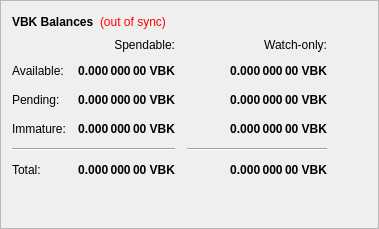
        <widget class="QFrame" name="frame">
         <property name="frameShape">
          <enum>QFrame::StyledPanel</enum>
         </property>
         <property name="frameShadow">
          <enum>QFrame::Raised</enum>
         </property>
         <layout class="QVBoxLayout" name="verticalLayout_4">
          <item>
           <layout class="QHBoxLayout" name="horizontalLayout_4">
            <item>
             <widget class="QLabel" name="label_5">
              <property name="font">
               <font>
                <weight>75</weight>
                <bold>true</bold>
               </font>
              </property>
              <property name="text">
               <string>VBK Balances</string>
              </property>
             </widget>
            </item>
            <item>
             <widget class="QLabel" name="labelWalletStatus">
              <property name="cursor">
               <cursorShape>WhatsThisCursor</cursorShape>
              </property>
              <property name="toolTip">
               <string>The displayed information may be out of date. Your wallet automatically synchronizes with the VBK network after a connection is established, but this process has not completed yet.</string>
              </property>
              <property name="styleSheet">
               <string notr="true">QLabel { color: red; }</string>
              </property>
              <property name="text">
               <string notr="true">(out of sync)</string>
              </property>
              <property name="alignment">
               <set>Qt::AlignLeading|Qt::AlignLeft|Qt::AlignVCenter</set>
              </property>
             </widget>
            </item>
            <item>
             <spacer name="horizontalSpacer_3">
              <property name="orientation">
               <enum>Qt::Horizontal</enum>
              </property>
              <property name="sizeHint" stdset="0">
               <size>
                <width>40</width>
                <height>20</height>
               </size>
              </property>
             </spacer>
            </item>
           </layout>
          </item>
          <item>
           <layout class="QGridLayout" name="gridLayout">
            <property name="spacing">
             <number>12</number>
            </property>
            <item row="2" column="2">
             <widget class="QLabel" name="labelWatchPending">
              <property name="font">
               <font>
                <weight>75</weight>
                <bold>true</bold>
               </font>
              </property>
              <property name="cursor">
               <cursorShape>IBeamCursor</cursorShape>
              </property>
              <property name="toolTip">
               <string>Unconfirmed transactions to watch-only addresses</string>
              </property>
              <property name="text">
               <string notr="true">0.000 000 00 VBK</string>
              </property>
              <property name="alignment">
               <set>Qt::AlignRight|Qt::AlignTrailing|Qt::AlignVCenter</set>
              </property>
              <property name="textInteractionFlags">
               <set>Qt::LinksAccessibleByMouse|Qt::TextSelectableByKeyboard|Qt::TextSelectableByMouse</set>
              </property>
             </widget>
            </item>
            <item row="2" column="1">
             <widget class="QLabel" name="labelUnconfirmed">
              <property name="font">
               <font>
                <weight>75</weight>
                <bold>true</bold>
               </font>
              </property>
              <property name="cursor">
               <cursorShape>IBeamCursor</cursorShape>
              </property>
              <property name="toolTip">
               <string>Total of transactions that have yet to be confirmed, and do not yet count toward the spendable balance</string>
              </property>
              <property name="text">
               <string notr="true">0.000 000 00 VBK</string>
              </property>
              <property name="alignment">
               <set>Qt::AlignRight|Qt::AlignTrailing|Qt::AlignVCenter</set>
              </property>
              <property name="textInteractionFlags">
               <set>Qt::LinksAccessibleByMouse|Qt::TextSelectableByKeyboard|Qt::TextSelectableByMouse</set>
              </property>
             </widget>
            </item>
            <item row="3" column="2">
             <widget class="QLabel" name="labelWatchImmature">
              <property name="font">
               <font>
                <weight>75</weight>
                <bold>true</bold>
               </font>
              </property>
              <property name="cursor">
               <cursorShape>IBeamCursor</cursorShape>
              </property>
              <property name="toolTip">
               <string>Staked or masternode rewards in watch-only addresses that has not yet matured</string>
              </property>
              <property name="text">
               <string notr="true">0.000 000 00 VBK</string>
              </property>
              <property name="alignment">
               <set>Qt::AlignRight|Qt::AlignTrailing|Qt::AlignVCenter</set>
              </property>
              <property name="textInteractionFlags">
               <set>Qt::LinksAccessibleByMouse|Qt::TextSelectableByKeyboard|Qt::TextSelectableByMouse</set>
              </property>
             </widget>
            </item>
            <item row="4" column="0" colspan="2">
             <widget class="Line" name="lineSpendableBalance">
              <property name="orientation">
               <enum>Qt::Horizontal</enum>
              </property>
             </widget>
            </item>
            <item row="4" column="2">
             <widget class="Line" name="lineWatchBalance">
              <property name="sizePolicy">
               <sizepolicy hsizetype="Preferred" vsizetype="Fixed">
                <horstretch>0</horstretch>
                <verstretch>0</verstretch>
               </sizepolicy>
              </property>
              <property name="minimumSize">
               <size>
                <width>140</width>
                <height>0</height>
               </size>
              </property>
              <property name="orientation">
               <enum>Qt::Horizontal</enum>
              </property>
             </widget>
            </item>
            <item row="5" column="0">
             <widget class="QLabel" name="labelTotalText">
              <property name="text">
               <string>Total:</string>
              </property>
             </widget>
            </item>
            <item row="3" column="1">
             <widget class="QLabel" name="labelImmature">
              <property name="font">
               <font>
                <weight>75</weight>
                <bold>true</bold>
               </font>
              </property>
              <property name="cursor">
               <cursorShape>IBeamCursor</cursorShape>
              </property>
              <property name="toolTip">
               <string>Staked or masternode rewards that has not yet matured</string>
              </property>
              <property name="text">
               <string notr="true">0.000 000 00 VBK</string>
              </property>
              <property name="alignment">
               <set>Qt::AlignRight|Qt::AlignTrailing|Qt::AlignVCenter</set>
              </property>
              <property name="textInteractionFlags">
               <set>Qt::LinksAccessibleByMouse|Qt::TextSelectableByKeyboard|Qt::TextSelectableByMouse</set>
              </property>
             </widget>
            </item>
            <item row="2" column="3">
             <spacer name="horizontalSpacer_2">
              <property name="orientation">
               <enum>Qt::Horizontal</enum>
              </property>
              <property name="sizeHint" stdset="0">
               <size>
                <width>40</width>
                <height>20</height>
               </size>
              </property>
             </spacer>
            </item>
            <item row="3" column="0">
             <widget class="QLabel" name="labelImmatureText">
              <property name="text">
               <string>Immature:</string>
              </property>
             </widget>
            </item>
            <item row="5" column="1">
             <widget class="QLabel" name="labelTotal">
              <property name="font">
               <font>
                <weight>75</weight>
                <bold>true</bold>
               </font>
              </property>
              <property name="cursor">
               <cursorShape>IBeamCursor</cursorShape>
              </property>
              <property name="toolTip">
               <string>Your current total balance</string>
              </property>
              <property name="text">
               <string notr="true">0.000 000 00 VBK</string>
              </property>
              <property name="alignment">
               <set>Qt::AlignRight|Qt::AlignTrailing|Qt::AlignVCenter</set>
              </property>
              <property name="textInteractionFlags">
               <set>Qt::LinksAccessibleByMouse|Qt::TextSelectableByKeyboard|Qt::TextSelectableByMouse</set>
              </property>
             </widget>
            </item>
            <item row="5" column="2">
             <widget class="QLabel" name="labelWatchTotal">
              <property name="font">
               <font>
                <weight>75</weight>
                <bold>true</bold>
               </font>
              </property>
              <property name="cursor">
               <cursorShape>IBeamCursor</cursorShape>
              </property>
              <property name="toolTip">
               <string>Current total balance in watch-only addresses</string>
              </property>
              <property name="text">
               <string notr="true">0.000 000 00 VBK</string>
              </property>
              <property name="alignment">
               <set>Qt::AlignRight|Qt::AlignTrailing|Qt::AlignVCenter</set>
              </property>
              <property name="textInteractionFlags">
               <set>Qt::LinksAccessibleByMouse|Qt::TextSelectableByKeyboard|Qt::TextSelectableByMouse</set>
              </property>
             </widget>
            </item>
            <item row="0" column="2">
             <widget class="QLabel" name="labelWatchonly">
              <property name="text">
               <string>Watch-only:</string>
              </property>
              <property name="alignment">
               <set>Qt::AlignRight|Qt::AlignTrailing|Qt::AlignVCenter</set>
              </property>
             </widget>
            </item>
            <item row="1" column="0">
             <widget class="QLabel" name="labelBalanceText">
              <property name="text">
               <string>Available:</string>
              </property>
             </widget>
            </item>
            <item row="1" column="1">
             <widget class="QLabel" name="labelBalance">
              <property name="font">
               <font>
                <weight>75</weight>
                <bold>true</bold>
               </font>
              </property>
              <property name="cursor">
               <cursorShape>IBeamCursor</cursorShape>
              </property>
              <property name="toolTip">
               <string>Your current spendable balance</string>
              </property>
              <property name="text">
               <string notr="true">0.000 000 00 VBK</string>
              </property>
              <property name="alignment">
               <set>Qt::AlignRight|Qt::AlignTrailing|Qt::AlignVCenter</set>
              </property>
              <property name="textInteractionFlags">
               <set>Qt::LinksAccessibleByMouse|Qt::TextSelectableByKeyboard|Qt::TextSelectableByMouse</set>
              </property>
             </widget>
            </item>
            <item row="1" column="2">
             <widget class="QLabel" name="labelWatchAvailable">
              <property name="font">
               <font>
                <weight>75</weight>
                <bold>true</bold>
               </font>
              </property>
              <property name="cursor">
               <cursorShape>IBeamCursor</cursorShape>
              </property>
              <property name="toolTip">
               <string>Your current balance in watch-only addresses</string>
              </property>
              <property name="text">
               <string notr="true">0.000 000 00 VBK</string>
              </property>
              <property name="alignment">
               <set>Qt::AlignRight|Qt::AlignTrailing|Qt::AlignVCenter</set>
              </property>
              <property name="textInteractionFlags">
               <set>Qt::LinksAccessibleByMouse|Qt::TextSelectableByKeyboard|Qt::TextSelectableByMouse</set>
              </property>
             </widget>
            </item>
            <item row="2" column="0">
             <widget class="QLabel" name="labelPendingText">
              <property name="text">
               <string>Pending:</string>
              </property>
             </widget>
            </item>
            <item row="0" column="1">
             <widget class="QLabel" name="labelSpendable">
              <property name="text">
               <string>Spendable:</string>
              </property>
              <property name="alignment">
               <set>Qt::AlignRight|Qt::AlignTrailing|Qt::AlignVCenter</set>
              </property>
             </widget>
            </item>
           </layout>
          </item>
          <item>
           <spacer name="verticalSpacer_4">
            <property name="orientation">
             <enum>Qt::Vertical</enum>
            </property>
            <property name="sizeHint" stdset="0">
             <size>
              <width>20</width>
              <height>40</height>
             </size>
            </property>
           </spacer>
          </item>
         </layout>
        </widget>
